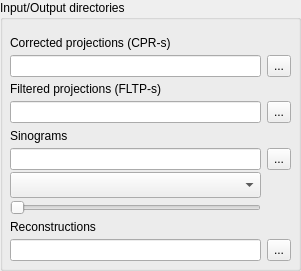
   <widget class="QGroupBox" name="groupBox">
    <property name="geometry">
     <rect>
      <x>10</x>
      <y>520</y>
      <width>301</width>
      <height>271</height>
     </rect>
    </property>
    <property name="title">
     <string>Input/Output directories</string>
    </property>
    <widget class="QWidget" name="gridLayoutWidget_6">
     <property name="geometry">
      <rect>
       <x>10</x>
       <y>30</y>
       <width>281</width>
       <height>231</height>
      </rect>
     </property>
     <layout class="QGridLayout" name="gridLayout_6" rowminimumheight="0,0,0,0,0,0,30,0,0,0">
      <property name="verticalSpacing">
       <number>0</number>
      </property>
      <item row="3" column="1">
       <widget class="QToolButton" name="setfltpdirectory">
        <property name="minimumSize">
         <size>
          <width>0</width>
          <height>22</height>
         </size>
        </property>
        <property name="text">
         <string>...</string>
        </property>
       </widget>
      </item>
      <item row="6" column="0">
       <widget class="QComboBox" name="sinograms">
        <property name="minimumSize">
         <size>
          <width>0</width>
          <height>26</height>
         </size>
        </property>
       </widget>
      </item>
      <item row="0" column="0">
       <widget class="QLabel" name="label_4">
        <property name="text">
         <string>Corrected projections (CPR-s)</string>
        </property>
       </widget>
      </item>
      <item row="1" column="1">
       <widget class="QToolButton" name="setcprdirectory">
        <property name="minimumSize">
         <size>
          <width>0</width>
          <height>22</height>
         </size>
        </property>
        <property name="text">
         <string>...</string>
        </property>
       </widget>
      </item>
      <item row="5" column="0">
       <widget class="QLineEdit" name="sindirectory">
        <property name="minimumSize">
         <size>
          <width>0</width>
          <height>22</height>
         </size>
        </property>
       </widget>
      </item>
      <item row="4" column="0">
       <widget class="QLabel" name="label_2">
        <property name="text">
         <string>Sinograms</string>
        </property>
       </widget>
      </item>
      <item row="2" column="0">
       <widget class="QLabel" name="label_29">
        <property name="text">
         <string>Filtered projections (FLTP-s)</string>
        </property>
       </widget>
      </item>
      <item row="1" column="0">
       <widget class="QLineEdit" name="cprdirectory">
        <property name="sizePolicy">
         <sizepolicy hsizetype="Expanding" vsizetype="Fixed">
          <horstretch>0</horstretch>
          <verstretch>0</verstretch>
         </sizepolicy>
        </property>
        <property name="minimumSize">
         <size>
          <width>0</width>
          <height>22</height>
         </size>
        </property>
       </widget>
      </item>
      <item row="8" column="0">
       <widget class="QLabel" name="label_43">
        <property name="text">
         <string>Reconstructions</string>
        </property>
       </widget>
      </item>
      <item row="5" column="1">
       <widget class="QToolButton" name="setsinogramdirectory">
        <property name="minimumSize">
         <size>
          <width>0</width>
          <height>22</height>
         </size>
        </property>
        <property name="text">
         <string>...</string>
        </property>
       </widget>
      </item>
      <item row="3" column="0">
       <widget class="QLineEdit" name="fltpdirectory">
        <property name="minimumSize">
         <size>
          <width>0</width>
          <height>22</height>
         </size>
        </property>
       </widget>
      </item>
      <item row="9" column="0">
       <widget class="QLineEdit" name="recodirectory">
        <property name="minimumSize">
         <size>
          <width>0</width>
          <height>22</height>
         </size>
        </property>
       </widget>
      </item>
      <item row="9" column="1">
       <widget class="QToolButton" name="setrecodirectory">
        <property name="minimumSize">
         <size>
          <width>0</width>
          <height>22</height>
         </size>
        </property>
        <property name="text">
         <string>...</string>
        </property>
       </widget>
      </item>
      <item row="7" column="0">
       <widget class="QSlider" name="sinoslider">
        <property name="orientation">
         <enum>Qt::Horizontal</enum>
        </property>
       </widget>
      </item>
     </layout>
    </widget>
   </widget>
